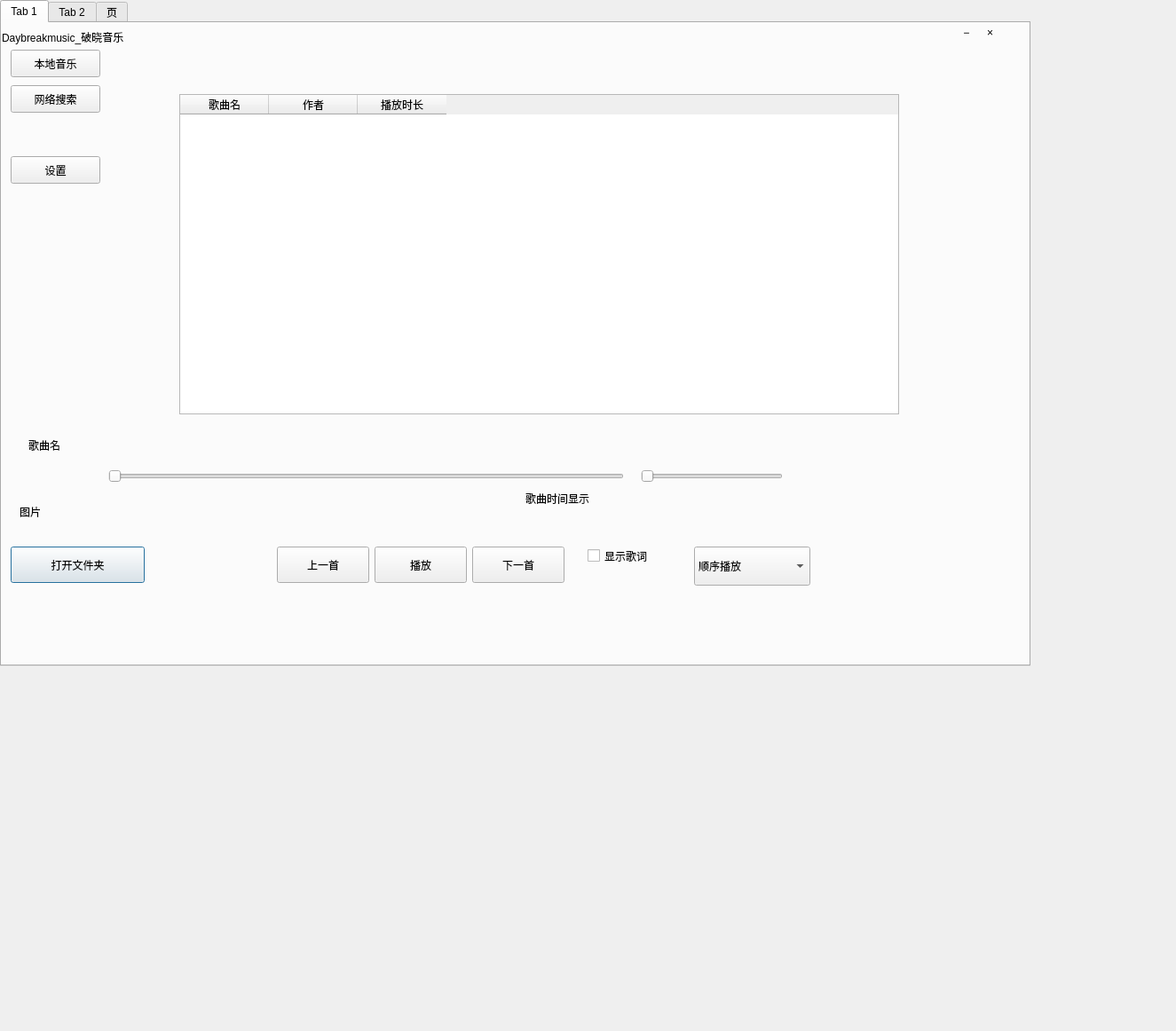
<?xml version="1.0" encoding="UTF-8"?>
<ui version="4.0">
 <class>Daybreak_music</class>
 <widget class="QDialog" name="Daybreak_music">
  <property name="geometry">
   <rect>
    <x>0</x>
    <y>0</y>
    <width>1325</width>
    <height>1162</height>
   </rect>
  </property>
  <property name="windowTitle">
   <string>daybreak_music&amp;破晓音乐</string>
  </property>
  <property name="styleSheet">
   <string notr="true"/>
  </property>
  <widget class="QTabWidget" name="tabWidget">
   <property name="geometry">
    <rect>
     <x>0</x>
     <y>0</y>
     <width>1161</width>
     <height>751</height>
    </rect>
   </property>
   <property name="currentIndex">
    <number>0</number>
   </property>
   <widget class="QWidget" name="tab">
    <attribute name="title">
     <string>Tab 1</string>
    </attribute>
    <widget class="QTableWidget" name="listWidget">
     <property name="geometry">
      <rect>
       <x>200</x>
       <y>80</y>
       <width>811</width>
       <height>361</height>
      </rect>
     </property>
     <property name="styleSheet">
      <string notr="true"/>
     </property>
     <property name="selectionMode">
      <enum>QAbstractItemView::SingleSelection</enum>
     </property>
     <property name="selectionBehavior">
      <enum>QAbstractItemView::SelectRows</enum>
     </property>
     <column>
      <property name="text">
       <string>歌曲名</string>
      </property>
     </column>
     <column>
      <property name="text">
       <string>作者</string>
      </property>
     </column>
     <column>
      <property name="text">
       <string>播放时长</string>
      </property>
     </column>
    </widget>
    <widget class="QSlider" name="horizontalSlider_processbar">
     <property name="geometry">
      <rect>
       <x>120</x>
       <y>500</y>
       <width>581</width>
       <height>21</height>
      </rect>
     </property>
     <property name="orientation">
      <enum>Qt::Horizontal</enum>
     </property>
    </widget>
    <widget class="QLabel" name="label_pictureload">
     <property name="geometry">
      <rect>
       <x>20</x>
       <y>510</y>
       <width>81</width>
       <height>81</height>
      </rect>
     </property>
     <property name="text">
      <string>图片</string>
     </property>
    </widget>
    <widget class="QPushButton" name="pushButton">
     <property name="geometry">
      <rect>
       <x>10</x>
       <y>590</y>
       <width>151</width>
       <height>41</height>
      </rect>
     </property>
     <property name="text">
      <string>打开文件夹</string>
     </property>
    </widget>
    <widget class="QPushButton" name="pushButton_nextsong">
     <property name="geometry">
      <rect>
       <x>530</x>
       <y>590</y>
       <width>104</width>
       <height>41</height>
      </rect>
     </property>
     <property name="text">
      <string>下一首</string>
     </property>
    </widget>
    <widget class="QPushButton" name="pushButton_beforesong">
     <property name="geometry">
      <rect>
       <x>310</x>
       <y>590</y>
       <width>104</width>
       <height>41</height>
      </rect>
     </property>
     <property name="text">
      <string>上一首</string>
     </property>
    </widget>
    <widget class="QPushButton" name="pushButton_playmusic">
     <property name="geometry">
      <rect>
       <x>420</x>
       <y>590</y>
       <width>104</width>
       <height>41</height>
      </rect>
     </property>
     <property name="text">
      <string>播放</string>
     </property>
     <property name="checkable">
      <bool>false</bool>
     </property>
    </widget>
    <widget class="QComboBox" name="comboBox_playmode">
     <property name="geometry">
      <rect>
       <x>780</x>
       <y>590</y>
       <width>131</width>
       <height>44</height>
      </rect>
     </property>
     <property name="styleSheet">
      <string notr="true"/>
     </property>
     <item>
      <property name="text">
       <string>顺序播放</string>
      </property>
     </item>
     <item>
      <property name="text">
       <string>逆序播放</string>
      </property>
     </item>
     <item>
      <property name="text">
       <string>循环播放</string>
      </property>
     </item>
     <item>
      <property name="text">
       <string>随机播放</string>
      </property>
     </item>
    </widget>
    <widget class="QSlider" name="verticalSlider_setvoice">
     <property name="geometry">
      <rect>
       <x>720</x>
       <y>500</y>
       <width>160</width>
       <height>22</height>
      </rect>
     </property>
     <property name="orientation">
      <enum>Qt::Horizontal</enum>
     </property>
    </widget>
    <widget class="QCheckBox" name="checkBox_lrcshow">
     <property name="geometry">
      <rect>
       <x>660</x>
       <y>590</y>
       <width>101</width>
       <height>21</height>
      </rect>
     </property>
     <property name="text">
      <string>显示歌词</string>
     </property>
    </widget>
    <widget class="QLabel" name="label_musicprocesstext">
     <property name="geometry">
      <rect>
       <x>590</x>
       <y>520</y>
       <width>121</width>
       <height>31</height>
      </rect>
     </property>
     <property name="text">
      <string>歌曲时间显示</string>
     </property>
    </widget>
    <widget class="QLabel" name="label_songname">
     <property name="geometry">
      <rect>
       <x>30</x>
       <y>460</y>
       <width>581</width>
       <height>31</height>
      </rect>
     </property>
     <property name="text">
      <string>歌曲名</string>
     </property>
    </widget>
    <widget class="QPushButton" name="pushButton_localmusicsearch">
     <property name="geometry">
      <rect>
       <x>10</x>
       <y>30</y>
       <width>101</width>
       <height>31</height>
      </rect>
     </property>
     <property name="text">
      <string>本地音乐</string>
     </property>
    </widget>
    <widget class="QPushButton" name="pushButton_internetmusicsearch">
     <property name="geometry">
      <rect>
       <x>10</x>
       <y>70</y>
       <width>101</width>
       <height>31</height>
      </rect>
     </property>
     <property name="text">
      <string>网络搜索</string>
     </property>
    </widget>
    <widget class="QPushButton" name="pushButton_settings">
     <property name="geometry">
      <rect>
       <x>10</x>
       <y>150</y>
       <width>101</width>
       <height>31</height>
      </rect>
     </property>
     <property name="text">
      <string>设置</string>
     </property>
    </widget>
    <widget class="QLabel" name="label_window_title_bar">
     <property name="geometry">
      <rect>
       <x>0</x>
       <y>0</y>
       <width>1071</width>
       <height>31</height>
      </rect>
     </property>
     <property name="text">
      <string>Daybreakmusic_破晓音乐</string>
     </property>
    </widget>
    <widget class="QLabel" name="label_close_window">
     <property name="geometry">
      <rect>
       <x>1110</x>
       <y>0</y>
       <width>20</width>
       <height>21</height>
      </rect>
     </property>
     <property name="text">
      <string>×</string>
     </property>
    </widget>
    <widget class="QLabel" name="label_Minimize">
     <property name="geometry">
      <rect>
       <x>1080</x>
       <y>0</y>
       <width>21</width>
       <height>21</height>
      </rect>
     </property>
     <property name="text">
      <string> −</string>
     </property>
    </widget>
    <widget class="QLabel" name="label_processbar_text_2">
     <property name="geometry">
      <rect>
       <x>120</x>
       <y>500</y>
       <width>581</width>
       <height>21</height>
      </rect>
     </property>
     <property name="text">
      <string/>
     </property>
    </widget>
   </widget>
   <widget class="QWidget" name="tab_2">
    <attribute name="title">
     <string>Tab 2</string>
    </attribute>
    <widget class="QPushButton" name="pushButton_internetmusicsearch_2">
     <property name="geometry">
      <rect>
       <x>10</x>
       <y>70</y>
       <width>101</width>
       <height>31</height>
      </rect>
     </property>
     <property name="text">
      <string>网络搜索</string>
     </property>
    </widget>
    <widget class="QPushButton" name="pushButton_localmusicsearch_2">
     <property name="geometry">
      <rect>
       <x>10</x>
       <y>30</y>
       <width>101</width>
       <height>31</height>
      </rect>
     </property>
     <property name="text">
      <string>本地音乐</string>
     </property>
    </widget>
    <widget class="QLineEdit" name="lineEdit_163keywords">
     <property name="geometry">
      <rect>
       <x>200</x>
       <y>30</y>
       <width>811</width>
       <height>41</height>
      </rect>
     </property>
     <property name="text">
      <string/>
     </property>
    </widget>
    <widget class="QTableWidget" name="onlinesearch_tablewidget">
     <property name="geometry">
      <rect>
       <x>200</x>
       <y>80</y>
       <width>811</width>
       <height>361</height>
      </rect>
     </property>
     <property name="styleSheet">
      <string notr="true"/>
     </property>
     <property name="editTriggers">
      <set>QAbstractItemView::NoEditTriggers</set>
     </property>
     <property name="selectionMode">
      <enum>QAbstractItemView::SingleSelection</enum>
     </property>
     <property name="selectionBehavior">
      <enum>QAbstractItemView::SelectRows</enum>
     </property>
     <column>
      <property name="text">
       <string>歌曲名</string>
      </property>
     </column>
     <column>
      <property name="text">
       <string>作者</string>
      </property>
     </column>
    </widget>
    <widget class="QPushButton" name="pushButton_playmusic_2">
     <property name="geometry">
      <rect>
       <x>420</x>
       <y>590</y>
       <width>104</width>
       <height>41</height>
      </rect>
     </property>
     <property name="text">
      <string>播放</string>
     </property>
     <property name="checkable">
      <bool>false</bool>
     </property>
    </widget>
    <widget class="QPushButton" name="pushButton_beforesong_2">
     <property name="geometry">
      <rect>
       <x>310</x>
       <y>590</y>
       <width>104</width>
       <height>41</height>
      </rect>
     </property>
     <property name="text">
      <string>上一首</string>
     </property>
    </widget>
    <widget class="QPushButton" name="pushButton_nextsong_2">
     <property name="geometry">
      <rect>
       <x>530</x>
       <y>590</y>
       <width>104</width>
       <height>41</height>
      </rect>
     </property>
     <property name="text">
      <string>下一首</string>
     </property>
    </widget>
    <widget class="QSlider" name="horizontalSlider_processbar_2">
     <property name="geometry">
      <rect>
       <x>120</x>
       <y>500</y>
       <width>581</width>
       <height>21</height>
      </rect>
     </property>
     <property name="orientation">
      <enum>Qt::Horizontal</enum>
     </property>
    </widget>
    <widget class="QLabel" name="label_musicprocesstext_2">
     <property name="geometry">
      <rect>
       <x>590</x>
       <y>520</y>
       <width>121</width>
       <height>31</height>
      </rect>
     </property>
     <property name="text">
      <string>歌曲时间显示</string>
     </property>
    </widget>
    <widget class="QLabel" name="label_pictureload_2">
     <property name="geometry">
      <rect>
       <x>20</x>
       <y>510</y>
       <width>81</width>
       <height>81</height>
      </rect>
     </property>
     <property name="text">
      <string>图片</string>
     </property>
    </widget>
    <widget class="QLabel" name="label_songname_2">
     <property name="geometry">
      <rect>
       <x>30</x>
       <y>459</y>
       <width>571</width>
       <height>31</height>
      </rect>
     </property>
     <property name="text">
      <string>歌曲名</string>
     </property>
    </widget>
    <widget class="QSlider" name="verticalSlider_setvoice_2">
     <property name="geometry">
      <rect>
       <x>720</x>
       <y>500</y>
       <width>160</width>
       <height>22</height>
      </rect>
     </property>
     <property name="orientation">
      <enum>Qt::Horizontal</enum>
     </property>
    </widget>
    <widget class="QComboBox" name="comboBox_playmode_2">
     <property name="geometry">
      <rect>
       <x>780</x>
       <y>590</y>
       <width>131</width>
       <height>44</height>
      </rect>
     </property>
     <property name="styleSheet">
      <string notr="true"/>
     </property>
     <item>
      <property name="text">
       <string>顺序播放</string>
      </property>
     </item>
     <item>
      <property name="text">
       <string>逆序播放</string>
      </property>
     </item>
     <item>
      <property name="text">
       <string>循环播放</string>
      </property>
     </item>
     <item>
      <property name="text">
       <string>随机播放</string>
      </property>
     </item>
    </widget>
    <widget class="QPushButton" name="pushButton_settings_2">
     <property name="geometry">
      <rect>
       <x>10</x>
       <y>150</y>
       <width>101</width>
       <height>31</height>
      </rect>
     </property>
     <property name="text">
      <string>设置</string>
     </property>
    </widget>
    <widget class="QPushButton" name="pushButton_reloadonlinemusic">
     <property name="geometry">
      <rect>
       <x>140</x>
       <y>590</y>
       <width>91</width>
       <height>41</height>
      </rect>
     </property>
     <property name="text">
      <string>重新加载</string>
     </property>
    </widget>
    <widget class="QLabel" name="label_window_title_bar_3">
     <property name="geometry">
      <rect>
       <x>0</x>
       <y>0</y>
       <width>1071</width>
       <height>31</height>
      </rect>
     </property>
     <property name="text">
      <string>Daybreakmusic_破晓音乐</string>
     </property>
    </widget>
    <widget class="QLabel" name="label_close_window_2">
     <property name="geometry">
      <rect>
       <x>1110</x>
       <y>0</y>
       <width>21</width>
       <height>21</height>
      </rect>
     </property>
     <property name="text">
      <string>×</string>
     </property>
    </widget>
    <widget class="QLabel" name="label_Minimize_2">
     <property name="geometry">
      <rect>
       <x>1080</x>
       <y>0</y>
       <width>21</width>
       <height>21</height>
      </rect>
     </property>
     <property name="text">
      <string> −</string>
     </property>
    </widget>
    <widget class="QLabel" name="label_processbar_text">
     <property name="geometry">
      <rect>
       <x>120</x>
       <y>500</y>
       <width>581</width>
       <height>21</height>
      </rect>
     </property>
     <property name="text">
      <string/>
     </property>
    </widget>
   </widget>
   <widget class="QWidget" name="tab_3">
    <attribute name="title">
     <string>页</string>
    </attribute>
    <widget class="QPushButton" name="pushButton_localmusicsearch_3">
     <property name="geometry">
      <rect>
       <x>10</x>
       <y>30</y>
       <width>101</width>
       <height>31</height>
      </rect>
     </property>
     <property name="text">
      <string>本地音乐</string>
     </property>
    </widget>
    <widget class="QPushButton" name="pushButton_internetmusicsearch_3">
     <property name="geometry">
      <rect>
       <x>10</x>
       <y>70</y>
       <width>101</width>
       <height>31</height>
      </rect>
     </property>
     <property name="text">
      <string>网络搜索</string>
     </property>
    </widget>
    <widget class="QPushButton" name="pushButton_settings_3">
     <property name="geometry">
      <rect>
       <x>10</x>
       <y>150</y>
       <width>101</width>
       <height>31</height>
      </rect>
     </property>
     <property name="text">
      <string>设置</string>
     </property>
    </widget>
    <widget class="QTabWidget" name="tabWidget_2">
     <property name="geometry">
      <rect>
       <x>240</x>
       <y>40</y>
       <width>881</width>
       <height>611</height>
      </rect>
     </property>
     <property name="currentIndex">
      <number>1</number>
     </property>
     <widget class="QWidget" name="tab_4">
      <attribute name="title">
       <string>Tab 1</string>
      </attribute>
      <widget class="QLabel" name="label_2">
       <property name="geometry">
        <rect>
         <x>100</x>
         <y>110</y>
         <width>101</width>
         <height>31</height>
        </rect>
       </property>
       <property name="text">
        <string>用户cookie</string>
       </property>
      </widget>
      <widget class="QLineEdit" name="lineEdit_163_usercookie">
       <property name="geometry">
        <rect>
         <x>210</x>
         <y>110</y>
         <width>541</width>
         <height>31</height>
        </rect>
       </property>
      </widget>
      <widget class="QLabel" name="label">
       <property name="geometry">
        <rect>
         <x>100</x>
         <y>70</y>
         <width>321</width>
         <height>21</height>
        </rect>
       </property>
       <property name="text">
        <string>网络音乐设置</string>
       </property>
      </widget>
      <widget class="QPushButton" name="pushButton_delmusiccache">
       <property name="geometry">
        <rect>
         <x>100</x>
         <y>190</y>
         <width>191</width>
         <height>41</height>
        </rect>
       </property>
       <property name="text">
        <string>清除歌曲缓存</string>
       </property>
      </widget>
      <widget class="QPushButton" name="pushButton_delmusicimagecache">
       <property name="geometry">
        <rect>
         <x>310</x>
         <y>190</y>
         <width>191</width>
         <height>41</height>
        </rect>
       </property>
       <property name="text">
        <string>清除封面缓存</string>
       </property>
      </widget>
      <widget class="QLabel" name="label_3">
       <property name="geometry">
        <rect>
         <x>100</x>
         <y>150</y>
         <width>71</width>
         <height>31</height>
        </rect>
       </property>
       <property name="text">
        <string>本地缓存</string>
       </property>
      </widget>
      <widget class="QPushButton" name="pushButton_settings_addcookie">
       <property name="geometry">
        <rect>
         <x>760</x>
         <y>110</y>
         <width>75</width>
         <height>31</height>
        </rect>
       </property>
       <property name="text">
        <string>更改</string>
       </property>
      </widget>
      <widget class="QComboBox" name="comboBox_playmode_qssload">
       <property name="geometry">
        <rect>
         <x>100</x>
         <y>280</y>
         <width>331</width>
         <height>41</height>
        </rect>
       </property>
       <property name="styleSheet">
        <string notr="true"/>
       </property>
       <item>
        <property name="text">
         <string>默认主题</string>
        </property>
       </item>
       <item>
        <property name="text">
         <string>性能模式</string>
        </property>
       </item>
       <item>
        <property name="text">
         <string>龙裔·日破晓</string>
        </property>
       </item>
      </widget>
      <widget class="QLabel" name="label_4">
       <property name="geometry">
        <rect>
         <x>100</x>
         <y>240</y>
         <width>71</width>
         <height>21</height>
        </rect>
       </property>
       <property name="text">
        <string>主题切换</string>
       </property>
      </widget>
      <widget class="QPushButton" name="pushButton_tab_music_settings">
       <property name="geometry">
        <rect>
         <x>100</x>
         <y>20</y>
         <width>101</width>
         <height>31</height>
        </rect>
       </property>
       <property name="text">
        <string>音乐设置</string>
       </property>
      </widget>
      <widget class="QPushButton" name="pushButton_information">
       <property name="geometry">
        <rect>
         <x>220</x>
         <y>20</y>
         <width>101</width>
         <height>31</height>
        </rect>
       </property>
       <property name="text">
        <string>关于</string>
       </property>
      </widget>
     </widget>
     <widget class="QWidget" name="tab_5">
      <attribute name="title">
       <string>Tab 2</string>
      </attribute>
      <widget class="QPushButton" name="pushButton_tab_music_settings_2">
       <property name="geometry">
        <rect>
         <x>100</x>
         <y>20</y>
         <width>101</width>
         <height>31</height>
        </rect>
       </property>
       <property name="text">
        <string>音乐设置</string>
       </property>
      </widget>
      <widget class="QPushButton" name="pushButton_information_2">
       <property name="geometry">
        <rect>
         <x>220</x>
         <y>20</y>
         <width>101</width>
         <height>31</height>
        </rect>
       </property>
       <property name="text">
        <string>关于</string>
       </property>
      </widget>
      <widget class="QLabel" name="label_5">
       <property name="geometry">
        <rect>
         <x>100</x>
         <y>70</y>
         <width>521</width>
         <height>21</height>
        </rect>
       </property>
       <property name="text">
        <string>版本:破晓音乐&amp;Alpha 1.50</string>
       </property>
      </widget>
      <widget class="QLabel" name="label_6">
       <property name="geometry">
        <rect>
         <x>100</x>
         <y>535</y>
         <width>381</width>
         <height>21</height>
        </rect>
       </property>
       <property name="text">
        <string>© 2026 破晓音乐工作室. 保留所有权利</string>
       </property>
      </widget>
      <widget class="QLabel" name="label_7">
       <property name="geometry">
        <rect>
         <x>100</x>
         <y>112</y>
         <width>791</width>
         <height>31</height>
        </rect>
       </property>
       <property name="text">
        <string>开发者:zycdzyj</string>
       </property>
      </widget>
      <widget class="QLabel" name="label_picture_zycdzyj">
       <property name="geometry">
        <rect>
         <x>100</x>
         <y>150</y>
         <width>131</width>
         <height>131</height>
        </rect>
       </property>
       <property name="text">
        <string>图片</string>
       </property>
      </widget>
      <widget class="QTextEdit" name="textEdit">
       <property name="geometry">
        <rect>
         <x>320</x>
         <y>60</y>
         <width>451</width>
         <height>421</height>
        </rect>
       </property>
       <property name="readOnly">
        <bool>true</bool>
       </property>
       <property name="html">
        <string>&lt;!DOCTYPE HTML PUBLIC &quot;-//W3C//DTD HTML 4.0//EN&quot; &quot;http://www.w3.org/TR/REC-html40/strict.dtd&quot;&gt;
&lt;html&gt;&lt;head&gt;&lt;meta name=&quot;qrichtext&quot; content=&quot;1&quot; /&gt;&lt;style type=&quot;text/css&quot;&gt;
p, li { white-space: pre-wrap; }
&lt;/style&gt;&lt;/head&gt;&lt;body style=&quot; font-family:'SimSun'; font-size:9pt; font-weight:400; font-style:normal;&quot; bgcolor=&quot;transparent&quot;&gt;
&lt;p style=&quot; margin-top:0px; margin-bottom:0px; margin-left:0px; margin-right:0px; -qt-block-indent:0; text-indent:0px; line-height:150%;&quot;&gt;&lt;span style=&quot; font-family:'Microsoft YaHei','SimHei','sans-serif'; font-size:14px; color:#ffffff;&quot;&gt;一个无聊至极的高中学生罢了。&lt;/span&gt;&lt;/p&gt;
&lt;p style=&quot; margin-top:0px; margin-bottom:0px; margin-left:0px; margin-right:0px; -qt-block-indent:0; text-indent:0px; line-height:150%;&quot;&gt;&lt;span style=&quot; font-family:'Microsoft YaHei','SimHei','sans-serif'; font-size:14px; font-weight:600; color:#4da6ff;&quot;&gt;Python 编程爱好者&lt;/span&gt;&lt;/p&gt;
&lt;p style=&quot; margin-top:0px; margin-bottom:0px; margin-left:0px; margin-right:0px; -qt-block-indent:0; text-indent:0px; line-height:150%;&quot;&gt;&lt;span style=&quot; font-family:'Microsoft YaHei','SimHei','sans-serif'; font-size:14px; font-weight:600; color:#4da6ff;&quot;&gt;Python 编程学习者&lt;/span&gt;&lt;/p&gt;
&lt;p style=&quot; margin-top:0px; margin-bottom:0px; margin-left:0px; margin-right:0px; -qt-block-indent:0; text-indent:0px; line-height:150%;&quot;&gt;&lt;span style=&quot; font-family:'Microsoft YaHei','SimHei','sans-serif'; font-size:14px; font-style:italic; color:#bd93f9;&quot;&gt;社会工程学者&lt;/span&gt;&lt;/p&gt;
&lt;p style=&quot; margin-top:0px; margin-bottom:0px; margin-left:0px; margin-right:0px; -qt-block-indent:0; text-indent:0px; line-height:150%;&quot;&gt;&lt;span style=&quot; font-family:'Microsoft YaHei','SimHei','sans-serif'; font-size:14px; font-style:italic; color:#bd93f9;&quot;&gt;INTP&lt;/span&gt;&lt;/p&gt;
&lt;p style=&quot; margin-top:0px; margin-bottom:0px; margin-left:0px; margin-right:0px; -qt-block-indent:0; text-indent:0px; line-height:150%;&quot;&gt;&lt;span style=&quot; font-family:'Microsoft YaHei','SimHei','sans-serif'; font-size:14px; font-weight:600; color:#50fa7b;&quot;&gt;Minecraft 爱好者&lt;/span&gt;&lt;/p&gt;
&lt;p style=&quot; margin-top:0px; margin-bottom:0px; margin-left:0px; margin-right:0px; -qt-block-indent:0; text-indent:0px; line-height:150%;&quot;&gt;&lt;span style=&quot; font-family:'Microsoft YaHei','SimHei','sans-serif'; font-size:14px; font-weight:600; color:#50fa7b;&quot;&gt;Minecraft 挂圈/服务器玩家&lt;/span&gt;&lt;/p&gt;
&lt;p style=&quot; margin-top:0px; margin-bottom:0px; margin-left:0px; margin-right:0px; -qt-block-indent:0; text-indent:0px; line-height:150%;&quot;&gt;&lt;span style=&quot; font-family:'Microsoft YaHei','SimHei','sans-serif'; font-size:14px; font-weight:600; color:#50fa7b;&quot;&gt;地狱潜者 2 玩家&lt;/span&gt;&lt;/p&gt;
&lt;p style=&quot; margin-top:0px; margin-bottom:0px; margin-left:0px; margin-right:0px; -qt-block-indent:0; text-indent:0px; line-height:150%;&quot;&gt;&lt;span style=&quot; font-family:'Microsoft YaHei','SimHei','sans-serif'; font-size:14px; font-weight:600; color:#50fa7b;&quot;&gt;soulmask&lt;/span&gt;&lt;/p&gt;
&lt;p style=&quot; margin-top:0px; margin-bottom:0px; margin-left:0px; margin-right:0px; -qt-block-indent:0; text-indent:0px; line-height:150%;&quot;&gt;&lt;span style=&quot; font-family:'Microsoft YaHei','SimHei','sans-serif'; font-size:14px; font-weight:600; color:#4da6ff;&quot;&gt;PySide6 开发者&lt;/span&gt;&lt;/p&gt;
&lt;p style=&quot; margin-top:0px; margin-bottom:0px; margin-left:0px; margin-right:0px; -qt-block-indent:0; text-indent:0px; line-height:150%;&quot;&gt;&lt;span style=&quot; font-family:'Microsoft YaHei','SimHei','sans-serif'; font-size:14px; color:#ff79c6;&quot;&gt;科创大冤种&lt;/span&gt;&lt;/p&gt;
&lt;p style=&quot; margin-top:0px; margin-bottom:0px; margin-left:0px; margin-right:0px; -qt-block-indent:0; text-indent:0px; line-height:150%;&quot;&gt;&lt;span style=&quot; font-family:'Microsoft YaHei','SimHei','sans-serif'; font-size:14px; color:#ffb86c;&quot;&gt;玩机&lt;/span&gt;&lt;/p&gt;
&lt;p style=&quot; margin-top:0px; margin-bottom:0px; margin-left:0px; margin-right:0px; -qt-block-indent:0; text-indent:0px; line-height:150%;&quot;&gt;&lt;span style=&quot; font-family:'Microsoft YaHei','SimHei','sans-serif'; font-size:14px; color:#ff79c6;&quot;&gt;喜欢摆烂&lt;/span&gt;&lt;/p&gt;
&lt;p style=&quot; margin-top:0px; margin-bottom:0px; margin-left:0px; margin-right:0px; -qt-block-indent:0; text-indent:0px; line-height:150%;&quot;&gt;&lt;span style=&quot; font-family:'Microsoft YaHei','SimHei','sans-serif'; font-size:14px; color:#ff79c6;&quot;&gt;喜欢女生&lt;/span&gt;&lt;/p&gt;&lt;/body&gt;&lt;/html&gt;</string>
       </property>
      </widget>
      <widget class="QLabel" name="label_qq">
       <property name="geometry">
        <rect>
         <x>80</x>
         <y>300</y>
         <width>31</width>
         <height>31</height>
        </rect>
       </property>
       <property name="text">
        <string>QQ</string>
       </property>
      </widget>
      <widget class="QLabel" name="label_9">
       <property name="geometry">
        <rect>
         <x>120</x>
         <y>300</y>
         <width>91</width>
         <height>31</height>
        </rect>
       </property>
       <property name="text">
        <string>3969204597</string>
       </property>
      </widget>
      <widget class="QLabel" name="label_picture_zycdzyj_qr_code">
       <property name="geometry">
        <rect>
         <x>100</x>
         <y>350</y>
         <width>131</width>
         <height>131</height>
        </rect>
       </property>
       <property name="text">
        <string>图片</string>
       </property>
      </widget>
     </widget>
    </widget>
    <widget class="QLabel" name="label_window_title_bar_2">
     <property name="geometry">
      <rect>
       <x>0</x>
       <y>0</y>
       <width>1071</width>
       <height>31</height>
      </rect>
     </property>
     <property name="text">
      <string>Daybreakmusic_破晓音乐</string>
     </property>
    </widget>
    <widget class="QLabel" name="label_close_window_3">
     <property name="geometry">
      <rect>
       <x>1110</x>
       <y>0</y>
       <width>21</width>
       <height>21</height>
      </rect>
     </property>
     <property name="text">
      <string>×</string>
     </property>
    </widget>
    <widget class="QLabel" name="label_Minimize_3">
     <property name="geometry">
      <rect>
       <x>1080</x>
       <y>0</y>
       <width>21</width>
       <height>21</height>
      </rect>
     </property>
     <property name="text">
      <string> −</string>
     </property>
    </widget>
   </widget>
  </widget>
 </widget>
 <resources/>
 <connections/>
</ui>
